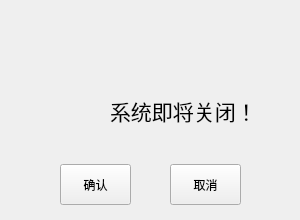
  <widget class="QWidget" name="widget_warn_poweroff" native="true">
   <property name="geometry">
    <rect>
     <x>380</x>
     <y>170</y>
     <width>300</width>
     <height>220</height>
    </rect>
   </property>
   <property name="styleSheet">
    <string notr="true">#widget_warn_poweroff
{
	background-image: url(:/picture/warnbackground.png);
}</string>
   </property>
   <widget class="QToolButton" name="toolButton_poweroff_enter">
    <property name="geometry">
     <rect>
      <x>60</x>
      <y>164</y>
      <width>71</width>
      <height>41</height>
     </rect>
    </property>
    <property name="text">
     <string>确认</string>
    </property>
   </widget>
   <widget class="QLabel" name="label_43">
    <property name="geometry">
     <rect>
      <x>20</x>
      <y>70</y>
      <width>81</width>
      <height>81</height>
     </rect>
    </property>
    <property name="styleSheet">
     <string notr="true">border-image: url(:/picture/jinggao.png);</string>
    </property>
    <property name="text">
     <string/>
    </property>
   </widget>
   <widget class="QLabel" name="label_45">
    <property name="geometry">
     <rect>
      <x>110</x>
      <y>90</y>
      <width>191</width>
      <height>41</height>
     </rect>
    </property>
    <property name="font">
     <font>
      <pointsize>16</pointsize>
     </font>
    </property>
    <property name="text">
     <string>系统即将关闭！</string>
    </property>
   </widget>
   <widget class="QToolButton" name="toolButton_poweroff_cancl">
    <property name="geometry">
     <rect>
      <x>170</x>
      <y>164</y>
      <width>71</width>
      <height>41</height>
     </rect>
    </property>
    <property name="text">
     <string>取消</string>
    </property>
   </widget>
  </widget>
